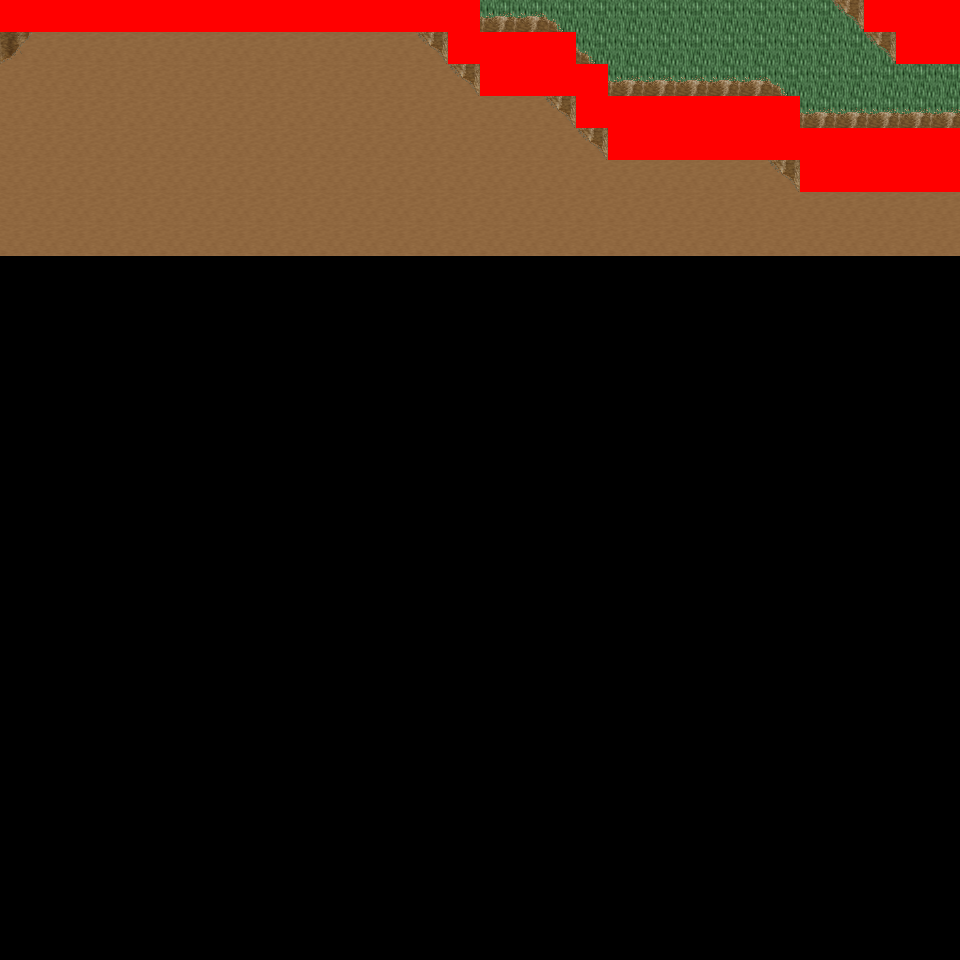

Below is a game level as drawn by its tile map, then a one-line description and the .tmx that defines it (tile-layer data replaced by summaries):
An orthogonal 30x30 tile map with 32x32 px tiles, 6 tile layers (Ground, Object, Object2, Above, ...), 21 tilesets and 4 objects (4x mapExit).

<map version="1.0" orientation="orthogonal" renderorder="right-down" width="30" height="30" tilewidth="32" tileheight="32" nextobjectid="5">
  <tileset firstgid="1" name="tileset_logic_collision" tilewidth="32" tileheight="32" tilecount="1" columns="1">
    <image source="../drawable/tileset_logic_collision.png" width="32" height="32" />
  </tileset>
  <tileset firstgid="2" name="tileset_ground_ground" tilewidth="32" tileheight="32" tilecount="33" columns="3">
    <image source="../drawable/tileset_ground_ground.png" width="96" height="352" />
  </tileset>
  <tileset firstgid="35" name="tileset_building_castle" tilewidth="32" tileheight="32" tilecount="320" columns="20">
    <image source="../drawable/tileset_building_castle.png" width="640" height="512" />
  </tileset>
  <tileset firstgid="355" name="tileset_ground_water_pool" tilewidth="32" tileheight="32" tilecount="72" columns="3">
    <image source="../drawable/tileset_ground_water_pool.png" width="96" height="768" />
  </tileset>
  <tileset firstgid="427" name="tileset_ground_earth_edges" tilewidth="32" tileheight="32" tilecount="18" columns="6">
    <image source="../drawable/tileset_ground_earth_edges.png" width="192" height="96" />
  </tileset>
  <tileset firstgid="445" name="tileset_ground_grass_corners" tilewidth="32" tileheight="32" tilecount="24" columns="6">
    <image source="../drawable/tileset_ground_grass_corners.png" width="192" height="128" />
  </tileset>
  <tileset firstgid="469" name="tileset_ground_grass_edges" tilewidth="32" tileheight="32" tilecount="36" columns="12">
    <image source="../drawable/tileset_ground_grass_edges.png" width="384" height="96" />
  </tileset>
  <tileset firstgid="505" name="tileset_object_row_boat" tilewidth="32" tileheight="32" tilecount="30" columns="6">
    <image source="../drawable/tileset_object_row_boat.png" width="192" height="160" />
  </tileset>
  <tileset firstgid="535" name="tileset_item_ropes" tilewidth="32" tileheight="32" tilecount="4" columns="2">
    <image source="../drawable/tileset_item_ropes.png" width="64" height="64" />
  </tileset>
  <tileset firstgid="539" name="tileset_object_boardwalk" tilewidth="32" tileheight="32" tilecount="36" columns="6">
    <image source="../drawable/tileset_object_boardwalk.png" width="192" height="192" />
  </tileset>
  <tileset firstgid="575" name="tileset_object_ship" tilewidth="32" tileheight="32" tilecount="368" columns="16">
    <image source="../drawable/tileset_object_ship.png" width="512" height="736" />
  </tileset>
  <tileset firstgid="943" name="tileset_item_fishing_nets" tilewidth="32" tileheight="32" tilecount="6" columns="3">
    <image source="../drawable/tileset_item_fishing_nets.png" width="96" height="64" />
  </tileset>
  <tileset firstgid="949" name="tileset_item_fishrods" tilewidth="32" tileheight="32" tilecount="12" columns="4">
    <image source="../drawable/tileset_item_fishrods.png" width="128" height="96" />
  </tileset>
  <tileset firstgid="961" name="tileset_plant_stump_stump_vertical" tilewidth="32" tileheight="32" tilecount="1" columns="1">
    <image source="../drawable/tileset_plant_stump_stump_vertical.png" width="32" height="32" />
  </tileset>
  <tileset firstgid="962" name="tileset_item_pot_barrel" tilewidth="32" tileheight="32" tilecount="2" columns="1">
    <image source="../drawable/tileset_item_pot_barrel.png" width="32" height="64" />
  </tileset>
  <tileset firstgid="964" name="tileset_ground_cobbled_paving" tilewidth="32" tileheight="32" tilecount="1" columns="1">
    <image source="../drawable/tileset_ground_cobbled_paving.png" width="32" height="32" />
  </tileset>
  <tileset firstgid="965" name="tileset_ground_ladder_vertical_pale" tilewidth="32" tileheight="32" tilecount="5" columns="5">
    <image source="../drawable/tileset_ground_ladder_vertical_pale.png" width="160" height="32" />
  </tileset>
  <tileset firstgid="970" name="tileset_item_caution_sign" tilewidth="32" tileheight="32" tilecount="1" columns="1">
    <image source="../drawable/tileset_item_caution_sign.png" width="32" height="32" />
  </tileset>
  <tileset firstgid="971" name="tileset_ground_ridge_earth_dark" tilewidth="32" tileheight="32" tilecount="96" columns="12">
    <image source="../drawable/tileset_ground_ridge_earth_dark.png" width="384" height="256" />
  </tileset>
  <tileset firstgid="1067" name="tileset_ground_ridge_earth_pale" tilewidth="32" tileheight="32" tilecount="96" columns="12">
    <image source="../drawable/tileset_ground_ridge_earth_pale.png" width="384" height="256" />
  </tileset>
  <tileset firstgid="1163" name="tileset_plant_tree_tree_darkgreen" tilewidth="32" tileheight="32" tilecount="88" columns="8">
    <image source="../drawable/tileset_plant_tree_tree_darkgreen.png" width="256" height="352" />
  </tileset>
  <layer name="Ground" width="30" height="30">
    <data>[900 cells, 240 non-empty, 3 distinct tile ids]</data>
  </layer>
  <layer name="Object" width="30" height="30">
    <data>[900 cells, 74 non-empty, 9 distinct tile ids]</data>
  </layer>
  <layer name="Object2" width="30" height="30">
    <data>[900 cells, 0 non-empty, 0 distinct tile ids]</data>
  </layer>
  <layer name="Above" width="30" height="30">
    <data>[900 cells, 0 non-empty, 0 distinct tile ids]</data>
  </layer>
  <layer name="Above2" width="30" height="30">
    <data>[900 cells, 0 non-empty, 0 distinct tile ids]</data>
  </layer>
  <layer name="Walkable" width="30" height="30">
    <data>[900 cells, 51 non-empty, 1 distinct tile ids]</data>
  </layer>
  <objectgroup name="MapEvents">
    <object id="1" name="north" type="mapExit" x="480" y="0" width="384" height="32">
      <properties>
        <property name="map" value="level_0_x20_y79" />
        <property name="x" value="15" />
        <property name="y" value="28" />
      </properties>
    </object>
    <object id="2" name="west" type="mapExit" x="0" y="32" width="32" height="928">
      <properties>
        <property name="map" value="level_0_x19_y80" />
        <property name="x" value="28" />
        <property name="y" value="1" />
      </properties>
    </object>
    <object id="3" name="east" type="mapExit" x="928" y="64" width="32" height="64">
      <properties>
        <property name="map" value="level_0_x21_y80" />
        <property name="x" value="1" />
        <property name="y" value="2" />
      </properties>
    </object>
    <object id="4" name="east2" type="mapExit" x="928" y="192" width="32" height="768">
      <properties>
        <property name="map" value="level_0_x21_y80" />
        <property name="x" value="1" />
        <property name="y" value="6" />
      </properties>
    </object>
  </objectgroup>
</map>
